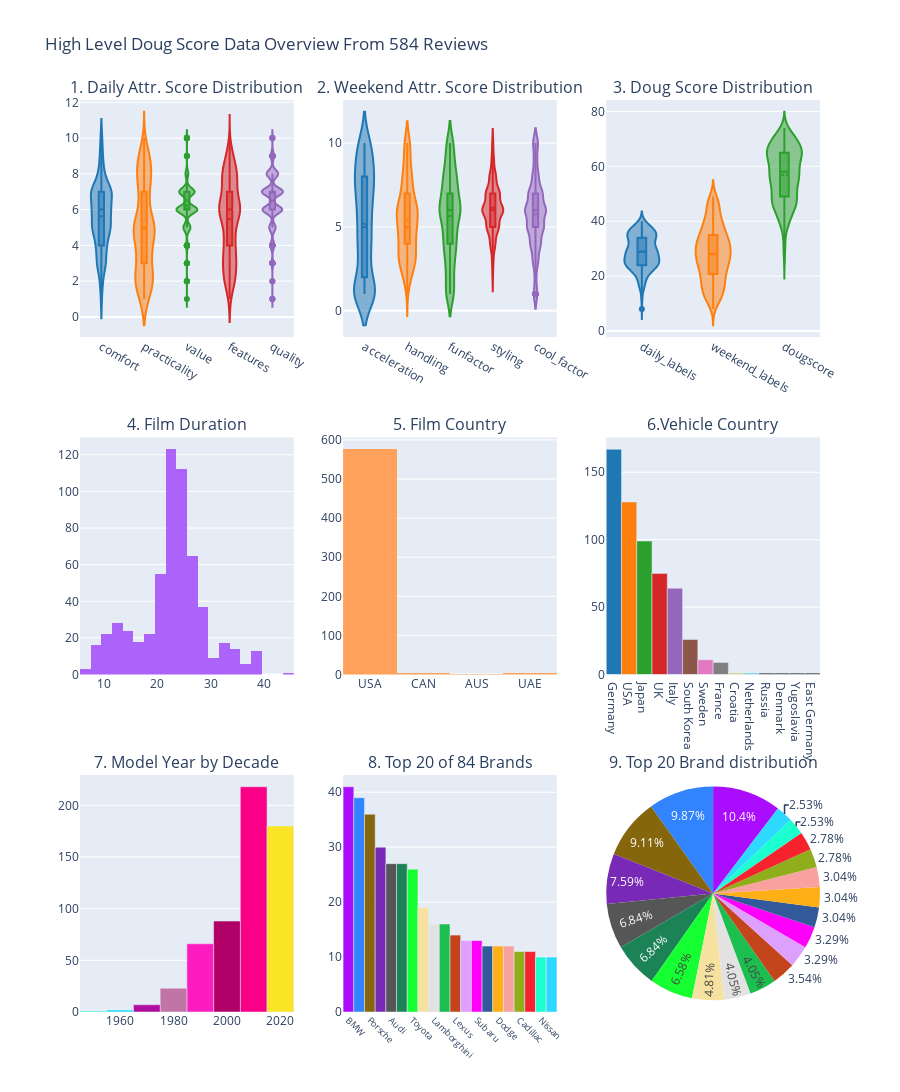

The notebook cell saved with this chart:
### Code cell
from plotly.subplots import make_subplots

# Define subplot layout
fig = make_subplots(rows=3, cols=3,
                    specs=[[{}, {}, {}], [{}, {}, {}], [{}, {}, {"type": "domain"}]],
                    subplot_titles=('1. Daily Attr. Score Distribution', '2. Weekend Attr. Score Distribution','3. Doug Score Distribution', '4. Film Duration', 
                                    '5. Film Country', '6.Vehicle Country','7. Model Year by Decade','8. Top 20 of 84 Brands', '9. Top 20 Brand distribution' ),
                    vertical_spacing=0.11)

# 1. Daily Attributes
# fig.add_trace(go.Bar(x=daily_labels, y=df[daily].mean(), marker_color='skyblue', name='Daily'), row=1, col=1)

# 2. Weekend Attributes
# fig.add_trace(go.Bar(x=weekend_labels, y=df[weekend].mean(), name='Weekend'), row=1, col=2)

# D3 colors
colors_d3 = px.colors.qualitative.D3

# 1. Daily Attributes
for idx, label in enumerate(daily):
    # Add violin plot for distribution
    fig.add_trace(go.Violin(y=df[label], 
                             x=[daily_labels[idx]]*len(df),
                             name=daily_labels[idx], 
                             box_visible=True,
                             line_color=colors_d3[idx], 
                             meanline_visible=True), 
                  row=1, col=1)
    

# 2. Weekend Attributes
for idx, label in enumerate(weekend):
    # Add violin plot for distribution
    fig.add_trace(go.Violin(y=df[label], 
                             x=[weekend_labels[idx]]*len(df),
                             name=weekend_labels[idx], 
                             box_visible=True,
                             line_color=colors_d3[idx], 
                             meanline_visible=True), 
                  row=1, col=2)
    
# 3. Total Attributes
for idx, label in enumerate(total):
    # Add violin plot for distribution
    fig.add_trace(go.Violin(y=df[label], 
                             x=[total_labels[idx]]*len(df),
                             name=total_labels[idx], 
                             box_visible=True,
                             line_color=colors_d3[idx], 
                             meanline_visible=True), 
                  row=1, col=3)
    
# 4. Film Duration
fig.add_trace(go.Histogram(x=df['video_link_m'], name='Film Duration'), row=2, col=1)

# 5. Film Country
fig.add_trace(go.Histogram(x=df['film_country'], name='Film Country'), row=2, col=2)

# 6. Vehicle Region
vehicle_region_counts = df['vehicle_country'].value_counts()
fig.add_trace(go.Bar(x=vehicle_region_counts.index, 
                     y=vehicle_region_counts.values, 
                     name='Vehicle Country', 
                     marker_color=px.colors.qualitative.D3), row=2, col=3)

# 7. Model Year by Decade
model_year_counts = df['model_year_10'].value_counts()
fig.add_trace(go.Bar(x=model_year_counts.index, 
                     y=model_year_counts.values, 
                     name='Model Year by Decade', 
                     marker_color=px.colors.qualitative.Alphabet_r), row=3, col=1)

# 8. Brands
brand_counts = df['brand'].value_counts()
fig.add_trace(go.Bar(x=brand_counts[:20].index, 
                     y=brand_counts[:20].values, 
                     name='Top 20 Brands',
                     marker_color=px.colors.qualitative.Alphabet), row=3, col=2)
fig.update_xaxes(tickangle=45, row=3, col=2, tickfont=dict(size=9))





total_counts = brand_counts.sum()
top_20_brands_percentage = brand_counts[:20] / total_counts * 100

# Add the pie chart to the subplot figure
fig.add_trace(go.Pie(labels=top_20_brands_percentage.index, 
                     values=top_20_brands_percentage.values, 
                     name='Top 20 Brands by % Represented',
                     marker=dict(colors=px.colors.qualitative.Alphabet)),
              row=3, col=3)
# Update layout
fig.update_layout(title_text="High Level Doug Score Data Overview From 584 Reviews", barmode='group', height=1200, showlegend=False)

# Show the plot
fig.show()
pyo.plot(fig, filename='doug_score.html')

### Figure 1 — Plotly figure (JSON) as saved in the notebook; plotly's stock layout.template omitted (floating-point values rounded to 4 significant figures; data arrays with more than 128 entries replaced by an {"elided": "..."} marker saying what was removed)
{"data": [{"box": {"visible": true}, "line": {"color": "#1F77B4"}, "meanline": {"visible": true}, "name": "comfort", "type": "violin", "x": {"elided": "585 str values"}, "xaxis": "x", "y": {"elided": "585 int values"}, "yaxis": "y"}, {"box": {"visible": true}, "line": {"color": "#FF7F0E"}, "meanline": {"visible": true}, "name": "practicality", "type": "violin", "x": {"elided": "585 str values"}, "xaxis": "x", "y": {"elided": "585 int values"}, "yaxis": "y"}, {"box": {"visible": true}, "line": {"color": "#2CA02C"}, "meanline": {"visible": true}, "name": "value", "type": "violin", "x": {"elided": "585 str values"}, "xaxis": "x", "y": {"elided": "585 int values"}, "yaxis": "y"}, {"box": {"visible": true}, "line": {"color": "#D62728"}, "meanline": {"visible": true}, "name": "features", "type": "violin", "x": {"elided": "585 str values"}, "xaxis": "x", "y": {"elided": "585 int values"}, "yaxis": "y"}, {"box": {"visible": true}, "line": {"color": "#9467BD"}, "meanline": {"visible": true}, "name": "quality", "type": "violin", "x": {"elided": "585 str values"}, "xaxis": "x", "y": {"elided": "585 int values"}, "yaxis": "y"}, {"box": {"visible": true}, "line": {"color": "#1F77B4"}, "meanline": {"visible": true}, "name": "acceleration", "type": "violin", "x": {"elided": "585 str values"}, "xaxis": "x2", "y": {"elided": "585 int values"}, "yaxis": "y2"}, {"box": {"visible": true}, "line": {"color": "#FF7F0E"}, "meanline": {"visible": true}, "name": "handling", "type": "violin", "x": {"elided": "585 str values"}, "xaxis": "x2", "y": {"elided": "585 int values"}, "yaxis": "y2"}, {"box": {"visible": true}, "line": {"color": "#2CA02C"}, "meanline": {"visible": true}, "name": "funfactor", "type": "violin", "x": {"elided": "585 str values"}, "xaxis": "x2", "y": {"elided": "585 int values"}, "yaxis": "y2"}, {"box": {"visible": true}, "line": {"color": "#D62728"}, "meanline": {"visible": true}, "name": "styling", "type": "violin", "x": {"elided": "585 str values"}, "xaxis": "x2", "y": {"elided": "585 int values"}, "yaxis": "y2"}, {"box": {"visible": true}, "line": {"color": "#9467BD"}, "meanline": {"visible": true}, "name": "cool_factor", "type": "violin", "x": {"elided": "585 str values"}, "xaxis": "x2", "y": {"elided": "585 int values"}, "yaxis": "y2"}, {"box": {"visible": true}, "line": {"color": "#1F77B4"}, "meanline": {"visible": true}, "name": "daily_labels", "type": "violin", "x": {"elided": "585 str values"}, "xaxis": "x3", "y": {"elided": "585 int values"}, "yaxis": "y3"}, {"box": {"visible": true}, "line": {"color": "#FF7F0E"}, "meanline": {"visible": true}, "name": "weekend_labels", "type": "violin", "x": {"elided": "585 str values"}, "xaxis": "x3", "y": {"elided": "585 int values"}, "yaxis": "y3"}, {"box": {"visible": true}, "line": {"color": "#2CA02C"}, "meanline": {"visible": true}, "name": "dougscore", "type": "violin", "x": {"elided": "585 str values"}, "xaxis": "x3", "y": {"elided": "585 int values"}, "yaxis": "y3"}, {"name": "Film Duration", "type": "histogram", "x": {"elided": "585 int values"}, "xaxis": "x4", "yaxis": "y4"}, {"name": "Film Country", "type": "histogram", "x": {"elided": "585 str values"}, "xaxis": "x5", "yaxis": "y5"}, {"marker": {"color": ["#1F77B4", "#FF7F0E", "#2CA02C", "#D62728", "#9467BD", "#8C564B", "#E377C2", "#7F7F7F", "#BCBD22", "#17BECF"]}, "name": "Vehicle Country", "type": "bar", "x": ["Germany", "USA", "Japan", "UK", "Italy", "South Korea", "Sweden", "France", "Croatia", "Netherlands", "Russia", "Denmark", "Yugoslavia", "East Germany"], "xaxis": "x6", "y": [167, 128, 99, 75, 64, 26, 11, 9, 1, 1, 1, 1, 1, 1], "yaxis": "y6"}, {"marker": {"color": ["#FA0087", "#FBE426", "#B00068", "#FC1CBF", "#C075A6", "#B10DA1", "#2ED9FF", "#1CFFCE", "#F6222E", "#90AD1C", "#F8A19F", "#FEAF16", "#325A9B", "#FE00FA", "#DEA0FD", "#C4451C", "#1CBE4F", "#E2E2E2", "#F7E1A0", "#16FF32", "#1C8356", "#565656", "#782AB6", "#85660D", "#3283FE", "#AA0DFE"]}, "name": "Model Year by Decade", "type": "bar", "x": [2010, 2020, 2000, 1990, 1980, 1970, 1960, 1950], "xaxis": "x7", "y": [218, 180, 88, 66, 23, 7, 2, 1], "yaxis": "y7"}, {"marker": {"color": ["#AA0DFE", "#3283FE", "#85660D", "#782AB6", "#565656", "#1C8356", "#16FF32", "#F7E1A0", "#E2E2E2", "#1CBE4F", "#C4451C", "#DEA0FD", "#FE00FA", "#325A9B", "#FEAF16", "#F8A19F", "#90AD1C", "#F6222E", "#1CFFCE", "#2ED9FF", "#B10DA1", "#C075A6", "#FC1CBF", "#B00068", "#FBE426", "#FA0087"]}, "name": "Top 20 Brands", "type": "bar", "x": ["BMW", "Mercedes-Benz", "Porsche", "Ford", "Audi", "Ferrari", "Toyota", "Chevrolet", "Lamborghini", "McLaren", "Lexus", "Aston Martin", "Subaru", "Honda", "Dodge", "Bentley", "Cadillac", "Jeep", "Nissan", "Kia"], "xaxis": "x8", "y": [41, 39, 36, 30, 27, 27, 26, 19, 16, 16, 14, 13, 13, 12, 12, 12, 11, 11, 10, 10], "yaxis": "y8"}, {"domain": {"x": [0.7111, 1], "y": [0, 0.26]}, "labels": ["BMW", "Mercedes-Benz", "Porsche", "Ford", "Audi", "Ferrari", "Toyota", "Chevrolet", "Lamborghini", "McLaren", "Lexus", "Aston Martin", "Subaru", "Honda", "Dodge", "Bentley", "Cadillac", "Jeep", "Nissan", "Kia"], "marker": {"colors": ["#AA0DFE", "#3283FE", "#85660D", "#782AB6", "#565656", "#1C8356", "#16FF32", "#F7E1A0", "#E2E2E2", "#1CBE4F", "#C4451C", "#DEA0FD", "#FE00FA", "#325A9B", "#FEAF16", "#F8A19F", "#90AD1C", "#F6222E", "#1CFFCE", "#2ED9FF", "#B10DA1", "#C075A6", "#FC1CBF", "#B00068", "#FBE426", "#FA0087"]}, "name": "Top 20 Brands by % Represented", "type": "pie", "values": [7.009, 6.667, 6.154, 5.128, 4.615, 4.615, 4.444, 3.248, 2.735, 2.735, 2.393, 2.222, 2.222, 2.051, 2.051, 2.051, 1.88, 1.88, 1.709, 1.709]}], "layout": {"annotations": [{"font": {"size": 16}, "showarrow": false, "text": "1. Daily Attr. Score Distribution", "x": 0.1444, "xanchor": "center", "xref": "paper", "y": 1, "yanchor": "bottom", "yref": "paper"}, {"font": {"size": 16}, "showarrow": false, "text": "2. Weekend Attr. Score Distribution", "x": 0.5, "xanchor": "center", "xref": "paper", "y": 1, "yanchor": "bottom", "yref": "paper"}, {"font": {"size": 16}, "showarrow": false, "text": "3. Doug Score Distribution", "x": 0.8556, "xanchor": "center", "xref": "paper", "y": 1, "yanchor": "bottom", "yref": "paper"}, {"font": {"size": 16}, "showarrow": false, "text": "4. Film Duration", "x": 0.1444, "xanchor": "center", "xref": "paper", "y": 0.63, "yanchor": "bottom", "yref": "paper"}, {"font": {"size": 16}, "showarrow": false, "text": "5. Film Country", "x": 0.5, "xanchor": "center", "xref": "paper", "y": 0.63, "yanchor": "bottom", "yref": "paper"}, {"font": {"size": 16}, "showarrow": false, "text": "6.Vehicle Country", "x": 0.8556, "xanchor": "center", "xref": "paper", "y": 0.63, "yanchor": "bottom", "yref": "paper"}, {"font": {"size": 16}, "showarrow": false, "text": "7. Model Year by Decade", "x": 0.1444, "xanchor": "center", "xref": "paper", "y": 0.26, "yanchor": "bottom", "yref": "paper"}, {"font": {"size": 16}, "showarrow": false, "text": "8. Top 20 of 84 Brands", "x": 0.5, "xanchor": "center", "xref": "paper", "y": 0.26, "yanchor": "bottom", "yref": "paper"}, {"font": {"size": 16}, "showarrow": false, "text": "9. Top 20 Brand distribution", "x": 0.8556, "xanchor": "center", "xref": "paper", "y": 0.26, "yanchor": "bottom", "yref": "paper"}], "barmode": "group", "height": 1200, "showlegend": false, "title": {"text": "High Level Doug Score Data Overview From 584 Reviews"}, "xaxis": {"anchor": "y", "domain": [0, 0.2889]}, "xaxis2": {"anchor": "y2", "domain": [0.3556, 0.6444]}, "xaxis3": {"anchor": "y3", "domain": [0.7111, 1]}, "xaxis4": {"anchor": "y4", "domain": [0, 0.2889]}, "xaxis5": {"anchor": "y5", "domain": [0.3556, 0.6444]}, "xaxis6": {"anchor": "y6", "domain": [0.7111, 1]}, "xaxis7": {"anchor": "y7", "domain": [0, 0.2889]}, "xaxis8": {"anchor": "y8", "domain": [0.3556, 0.6444], "tickangle": 45, "tickfont": {"size": 9}}, "yaxis": {"anchor": "x", "domain": [0.74, 1]}, "yaxis2": {"anchor": "x2", "domain": [0.74, 1]}, "yaxis3": {"anchor": "x3", "domain": [0.74, 1]}, "yaxis4": {"anchor": "x4", "domain": [0.37, 0.63]}, "yaxis5": {"anchor": "x5", "domain": [0.37, 0.63]}, "yaxis6": {"anchor": "x6", "domain": [0.37, 0.63]}, "yaxis7": {"anchor": "x7", "domain": [0, 0.26]}, "yaxis8": {"anchor": "x8", "domain": [0, 0.26]}}}
